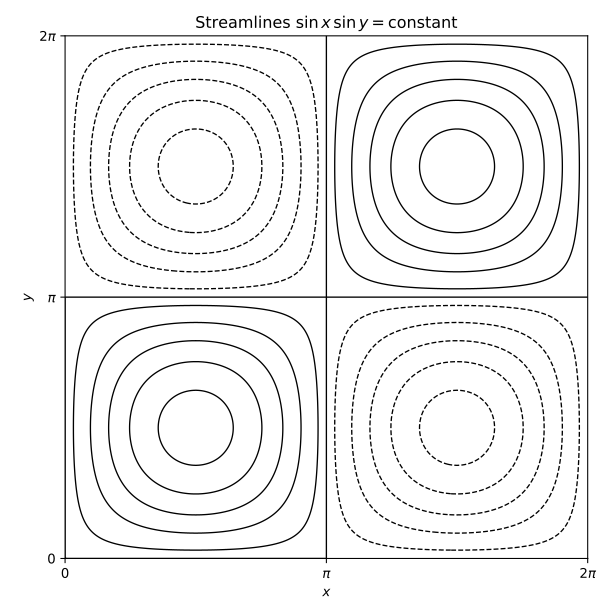

The script that drew this image:
from pathlib import Path

import matplotlib.pyplot as plt
import numpy as np


output = Path(__file__).with_suffix(".svg")
x = np.linspace(0.0, 2.0 * np.pi, 501)
y = np.linspace(0.0, 2.0 * np.pi, 501)
xx, yy = np.meshgrid(x, y)
psi = np.sin(xx) * np.sin(yy)

fig, ax = plt.subplots(figsize=(6.4, 6.4))
levels = np.r_[np.linspace(-0.9, -0.1, 5), 0.0, np.linspace(0.1, 0.9, 5)]
ax.contour(xx, yy, psi, levels=levels, colors="black", linewidths=1.0)
ax.set_xlim(0.0, 2.0 * np.pi)
ax.set_ylim(0.0, 2.0 * np.pi)
ax.set_aspect("equal")
ax.set_xlabel(r"$x$")
ax.set_ylabel(r"$y$")
ax.set_xticks([0.0, np.pi, 2.0 * np.pi], [r"$0$", r"$\pi$", r"$2\pi$"])
ax.set_yticks([0.0, np.pi, 2.0 * np.pi], [r"$0$", r"$\pi$", r"$2\pi$"])
ax.set_title(r"Streamlines $\sin x\,\sin y=\mathrm{constant}$")
fig.tight_layout()
fig.savefig(output, metadata={"Date": None})
